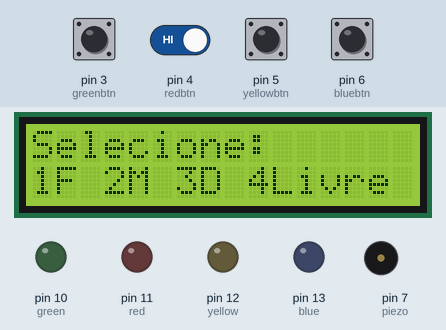
This sketch was run on a simulated Arduino Uno, built with avr-gcc and run on an emulated ATmega328P. Parts: 16×2 character LCD, output pins drawn as LEDs (lit = HIGH), buzzer (waves = sounding). Dashed ring = blinking. The inputs (shaded band) are chosen by the test bench; at power-on: pin 3 (greenbtn), pin 4 (redbtn), pin 5 (yellowbtn), pin 6 (bluebtn) HIGH. Random numbers use the default seed unless the sketch sets one.

Above: at 0.8 s.
0.9 s: pin 3 (greenbtn) pulled LOW for 0.15 s
At 1.5 s:
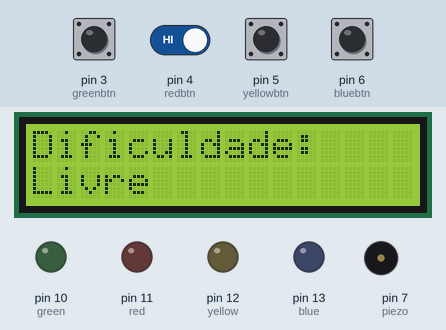
4.0 s: pin 3 (greenbtn) driven LOW and pin 4 (redbtn) driven LOW
At 7.8 s:
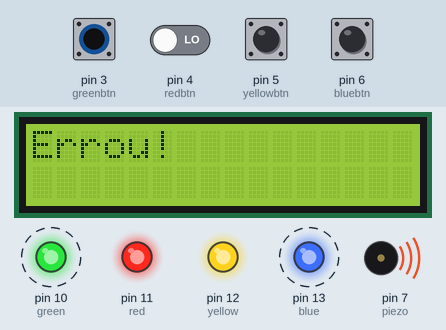
10.0 s: pin 5 (yellowbtn) pulled LOW for 1 s
At 12.0 s:
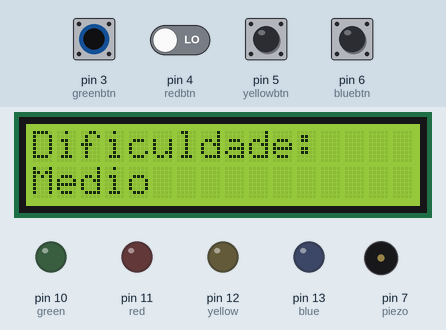
14.0 s: pin 5 (yellowbtn) pulled LOW for 1 s
16.5 s: pin 4 (redbtn) driven LOW
Timing chart, 0 to 19.5 s (numbered marks = the images above; inputs shaded):
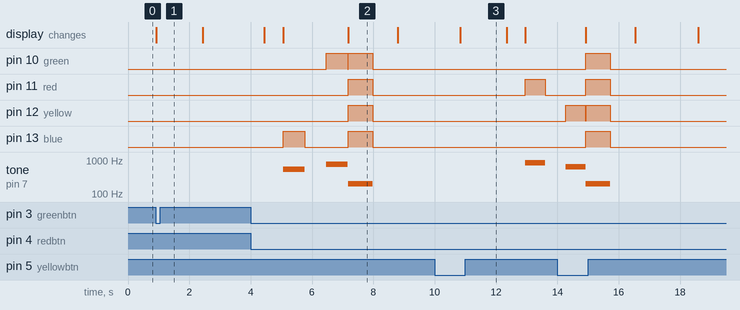

Measured:
- after the input at 0.9 s, the display: changes at once (image 1)
- after the input at 4.0 s, pin 10 (green): alternates HIGH for 0.75 s and LOW for 0.01 s, 4 changes in all, then stays LOW, starting after 2.5 s; pin 11 (red), pin 12 (yellow): LOW → HIGH after 3.2 s, → LOW 0.80 s later
- by itself, pin 13 (blue): alternates HIGH for 0.75 s and LOW for 1.4 s
- by itself, tone on pin 7 (piezo): plays 540 Hz for 0.70 s, 740 Hz for 0.70 s, 200 Hz for 0.80 s
- what the display in image 2 shows lasts 1.6 s, from 7.2 s to 8.8 s

The sketch:

main.ino
```cpp
#include <Wire.h>
#include <LiquidCrystal_I2C.h>

int order[200]; // Aumentado para suporte ao modo Livre
int i = 0;

// --- LEDs ---
int blue = 13;
int yellow = 12;
int red = 11;
int green = 10;

// --- Botões ---
int bluebtn = 6;
int yellowbtn = 5;
int redbtn = 4;
int greenbtn = 3;

int piezo = 7;

// Dificuldade selecionada
int difficulty = 1;

// Timing base
int timing = 700;

// Regras de dificuldade
int max_length = 50;  // limitado, exceto modo livre
int reduce_step = 50; // quanto diminui por nível
bool free_mode = false;

LiquidCrystal_I2C lcd(0x27, 16, 2);

void setup() {
  Serial.begin(9600);

  pinMode(bluebtn, INPUT_PULLUP);
  pinMode(yellowbtn, INPUT_PULLUP);
  pinMode(redbtn, INPUT_PULLUP);
  pinMode(greenbtn, INPUT_PULLUP);

  pinMode(blue, OUTPUT);
  pinMode(yellow, OUTPUT);
  pinMode(red, OUTPUT);
  pinMode(green, OUTPUT);

  pinMode(piezo, OUTPUT);

  randomSeed(analogRead(0));


  lcd.init();
  lcd.backlight();
  lcd.clear();

  show_menu();
  select_difficulty();
  lcd.clear();
  lcd.print("Memoria Ativa!");
  delay(2000);
  lcd.clear();
}

void show_menu() {
  lcd.clear();
  lcd.print("Selecione:");
  lcd.setCursor(0, 1);
  lcd.print("1F 2M 3D 4Livre");
}

void select_difficulty() {
  while (true) {
    if (digitalRead(bluebtn) == LOW) { // Fácil
      difficulty = 1;
      reduce_step = 30;
      max_length = 20;
      free_mode = false;
      break;
    }
    if (digitalRead(yellowbtn) == LOW) { // Médio
      difficulty = 2;
      reduce_step = 50;
      max_length = 30;
      free_mode = false;
      break;
    }
    if (digitalRead(redbtn) == LOW) { // Difícil
      difficulty = 3;
      reduce_step = 80;
      max_length = 50;
      free_mode = false;
      break;
    }
    if (digitalRead(greenbtn) == LOW) { // Livre
      difficulty = 4;
      free_mode = true;
      reduce_step = 0; // timing não muda
      max_length = 200;
      break;
    }
  }

  lcd.clear();
  lcd.print("Dificuldade:");
  lcd.setCursor(0,1);

  if (difficulty == 1) lcd.print("Facil");
  else if (difficulty == 2) lcd.print("Medio");
  else if (difficulty == 3) lcd.print("Dificil");
  else lcd.print("Livre");

  delay(1500);
}

void generate_order() {
  int next_color = random(1, 5);
  order[i] = next_color;
  i++;

  if (!free_mode && timing > 200) {
    timing -= reduce_step;
    if (timing < 200) timing = 200;
  }
}

void run_order() {
  lcd.clear();
  lcd.setCursor(0,0);
  lcd.print("Nivel: ");
  lcd.print(i);

  delay(600);

  for (int x = 0; x < i; x++) {
    light_led(order[x]);
    delay(timing);
  }
}

void light_led(int color) {
  int pin;
  switch (color) {
    case 1: pin = blue; break;
    case 2: pin = yellow; break;
    case 3: pin = green; break;
    case 4: pin = red; break;
  }

  lcd.clear();
  lcd.print("Repita!");

  digitalWrite(pin, HIGH);
  tone(piezo, 440 + (color * 100), timing);
  delay(timing);
  digitalWrite(pin, LOW);
}

int read_button() {
  if (digitalRead(bluebtn) == LOW) return 1;
  if (digitalRead(yellowbtn) == LOW) return 2;
  if (digitalRead(greenbtn) == LOW) return 3;
  if (digitalRead(redbtn) == LOW) return 4;
  return 0;
}

bool read_player_sequence() {
  for (int x = 0; x < i; x++) {
    int pressed = 0;

    while (pressed == 0) pressed = read_button();

    light_led(pressed);

    if (pressed != order[x]) {
      lcd.clear();
      lcd.print("Errou!");
      tone(piezo, 200, 800);

      // Pisca todos LEDs
      digitalWrite(13, HIGH);
      digitalWrite(12, HIGH);
      digitalWrite(11, HIGH);
      digitalWrite(10, HIGH);
      delay(800);
      digitalWrite(13, LOW);
      digitalWrite(12, LOW);
      digitalWrite(11, LOW);
      digitalWrite(10, LOW);
      delay(800);

      return false;
    }

    while (read_button() != 0);
    delay(200);
  }

  lcd.clear();
  lcd.print("Correto!");
  delay(1000);

  return true;
}

void loop() {

  // Para modos limitados
  if (!free_mode && i >= max_length) {
    lcd.clear();
    lcd.print("Voce Venceu!");
    delay(3000);
    i = 0;
    timing = 700;
    show_menu();
    select_difficulty();
  }

  generate_order();
  run_order();

  if (!read_player_sequence()) {
    i = 0;
    timing = 700;

    lcd.clear();
    lcd.print("Reiniciando...");
    delay(2000);

    show_menu();
    select_difficulty();
  }
}
```
